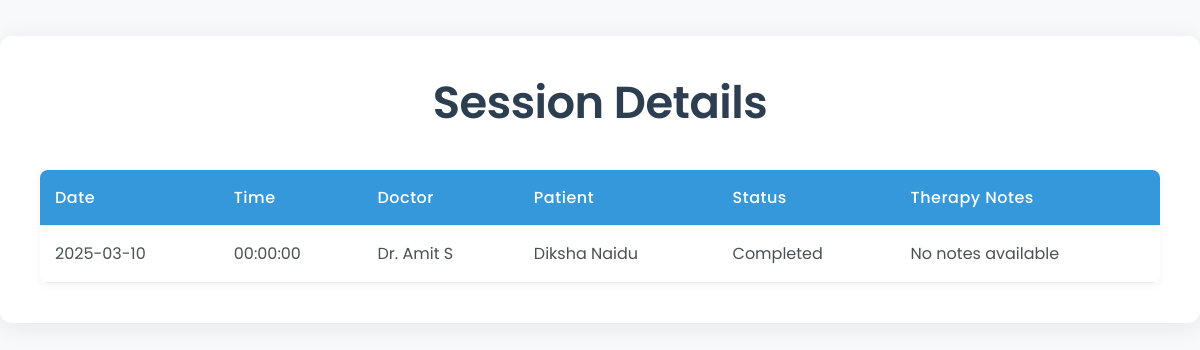
The app's page /view_session_details.php?appointment_id=1 (signed in), older data.
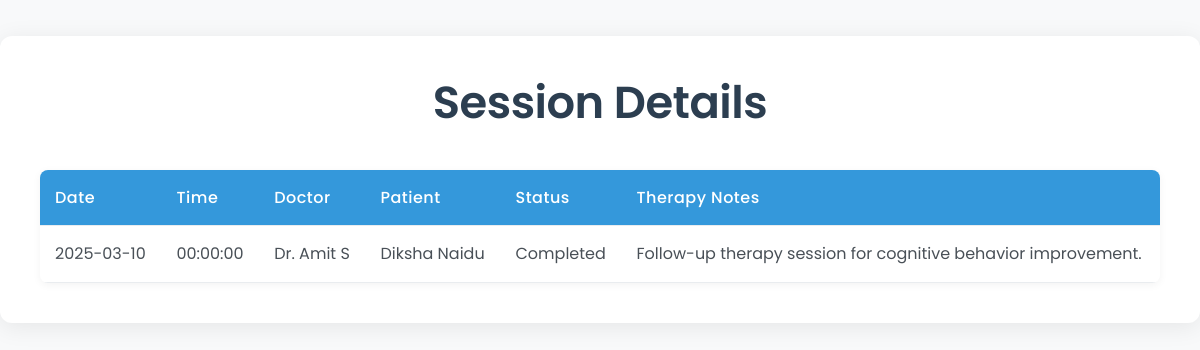
The same page, newer data.
### tables this page shows
CREATE TABLE `appointments` (
  `appointment_id` int(11) NOT NULL,
  `patient_id` int(11) DEFAULT NULL,
  `doctor_id` int(11) DEFAULT NULL,
  `appointment_date` date NOT NULL,
  `appointment_time` time NOT NULL,
  `status` varchar(50) DEFAULT 'Pending'
);

CREATE TABLE `doctors` (
  `doctor_id` int(11) NOT NULL,
  `name` varchar(100) NOT NULL,
  `speciality` varchar(100) NOT NULL,
  `email` varchar(100) DEFAULT NULL,
  `password` varchar(255) NOT NULL,
  `phone` varchar(15) DEFAULT NULL,
  `experience` varchar(100) DEFAULT NULL,
  `max_patients` int(11) NOT NULL,
  `role_id` int(11) DEFAULT NULL,
  `appointment_count` int(11) DEFAULT 0
);

CREATE TABLE `patients` (
  `patient_id` int(11) NOT NULL,
  `name` varchar(100) NOT NULL,
  `age` int(11) DEFAULT NULL,
  `address` varchar(255) DEFAULT NULL,
  `phone` varchar(15) DEFAULT NULL,
  `email` varchar(100) DEFAULT NULL,
  `password` varchar(255) NOT NULL,
  `diagnosis_type` varchar(100) DEFAULT NULL,
  `Surgery_status` varchar(100) DEFAULT NULL,
  `role_id` int(11) DEFAULT NULL,
  `admitted_date` date DEFAULT NULL
);

CREATE TABLE `therapy_sessions` (
  `session_id` int(11) NOT NULL,
  `patient_id` int(11) NOT NULL,
  `doctor_id` int(11) NOT NULL,
  `appointment_id` int(11) NOT NULL,
  `session_date` date NOT NULL,
  `progress_notes` text DEFAULT NULL
);

### view_session_details.php (the view, shortened to what this page needs)
<?php
include 'connection.php';
$appointment_id = $_GET['appointment_id'];
$query = "SELECT a.appointment_id, a.appointment_date, a.appointment_time,
                 d.name AS doctor_name, d.email AS doctor_email,
                 p.name AS patient_name, p.email AS patient_email,
                 a.status, ts.progress_notes AS therapy_notes
          FROM appointments a
          LEFT JOIN therapy_sessions ts ON a.doctor_id = ts.doctor_id AND a.patient_id = ts.patient_id
          JOIN doctors d ON a.doctor_id = d.doctor_id
          JOIN patients p ON a.patient_id = p.patient_id
          WHERE a.appointment_id = '$appointment_id'";
$result = mysqli_query($conn, $query);
?>
<!DOCTYPE html>
<html lang="en">
<head>
    <link rel="stylesheet" href="https://stackpath.bootstrapcdn.com/bootstrap/5.3.0/css/bootstrap.min.css">
    <link rel="stylesheet" href="css/styles.css">
</head>
<body>
    <div class="container">
        <h2>Session Details</h2>
        <?php if (mysqli_num_rows($result) > 0): ?>
            <table>
                <thead>
                    <tr>
                        <th>Date</th>
                        <th>Time</th>
                        <th>Doctor</th>
                        <th>Patient</th>
                        <th>Status</th>
                        <?php if (mysqli_num_rows($result) > 0): ?>
                            <?php $row = mysqli_fetch_assoc($result); mysqli_data_seek($result, 0); ?>
                            <?php if ($row['status'] == 'Completed'): ?>
                                <th>Therapy Notes</th>
                            <?php endif; ?>
                        <?php endif; ?>
                    </tr>
                </thead>
                <tbody>
                    <?php while ($row = mysqli_fetch_assoc($result)): ?>
                        <tr>
                            <td><?php echo $row['appointment_date']; ?></td>
                            <td><?php echo $row['appointment_time']; ?></td>
                            <td><?php echo $row['doctor_name']; ?></td>
                            <td><?php echo $row['patient_name']; ?></td>
                            <td><?php echo $row['status']; ?></td>
                            <?php if ($row['status'] == 'Completed'): ?>
                                <td><?php echo $row['therapy_notes'] ?? 'No notes available'; ?></td>
                            <?php endif; ?>
                        </tr>
                    <?php endwhile; ?>
                </tbody>
            </table>
        <?php else: ?>
            <div class="alert alert-info">No sessions found.</div>
        <?php endif; ?>
    </div>
</body>
</html>

### css/styles.css (style rules this page uses)
body { background-color: #f8f9fa; font-family: 'Poppins', sans-serif; color: #495057; line-height: 1.6; }
.container { max-width: 1200px; margin: 3% auto; background-color: #ffffff; padding: 40px; border-radius: 12px; box-shadow: 0 4px 24px rgba(0, 0, 0, 0.08); }
h2 { text-align: center; font-size: 2.8rem; margin-bottom: 40px; color: #2c3e50; font-weight: 600; letter-spacing: -0.5px; }
table { width: 100%; border-collapse: separate; border-spacing: 0; margin-top: 20px; border-radius: 8px; overflow: hidden; box-shadow: 0 2px 8px rgba(0, 0, 0, 0.05); }
th, td { padding: 15px; text-align: left; border-bottom: 1px solid #e9ecef; }
th { background-color: #3498db; color: white; font-weight: 500; letter-spacing: 0.5px; }

Row changes from the older to the newer data that the page shows:
no longer on this page (row unchanged): appointments: appointment_date "2025-03-10", appointment_time "00:00:00", doctor.name "Dr. Amit S", patient.name "Diksha Naidu", status "Completed", therapy_notes "No notes available"
added therapy_sessions: appointment.appointment_date "2025-03-10", appointment.appointment_time "00:00:00", doctor.name "Dr. Amit S", patient.name "Diksha Naidu", appointment.status "Completed", progress_notes "Follow-up therapy session for cognitive behavior improvement."
